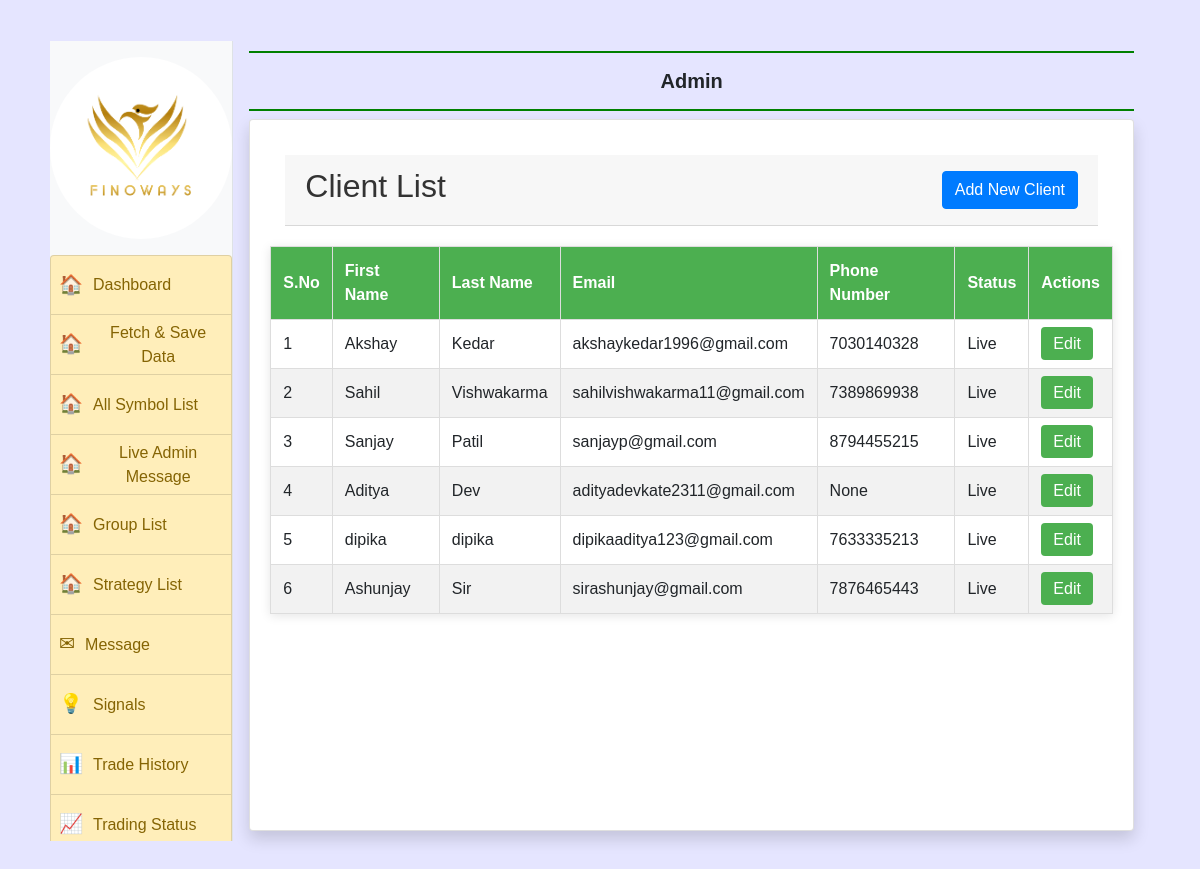
/client/, run on the app's committed database.
### accounts/models.py (models this page shows)
class ind_clientDT(models.Model):
    clint_id = models.CharField(max_length=8, unique=True, default=uuid.uuid4().hex[:8])
    clint_name_first = models.CharField(max_length=50, blank=True, null=True)
    clint_name_last = models.CharField(max_length=50, blank=True, null=True)
    clint_email = models.EmailField(blank=True, null=True)
    clint_password = models.CharField(max_length=50,blank=True, null=True)
    clint_phone_number = models.CharField(max_length=15,blank=True, null=True)
    clint_verify_code = models.CharField(max_length=15,blank=True, null=True)
    clint_date_joined	= models.DateTimeField(verbose_name='date joined', default=None)
    clint_last_login= models.DateTimeField(verbose_name='last login',default=None)
    clint_is_staff= models.BooleanField(default=False)
    clint_status = models.CharField(max_length=15,blank=True, null=True)
    clint_plane = models.CharField(max_length=15,blank=True, null=True)
    client_Group = models.ForeignKey(GROUP, on_delete=models.SET_NULL, blank=True, null=True)
    broker = models.ForeignKey(BROKERS, on_delete=models.SET_NULL, blank=True, null=True)
    api_key = models.CharField(max_length=100, blank=True, null=True)
    client_id = models.CharField(max_length=100, blank=True, null=True)
    password = models.CharField(max_length=100, blank=True, null=True)
    secret_key = models.CharField(max_length=100, blank=True, null=True)
    created_at = models.DateTimeField(auto_now_add=True, blank=True, null=True)
    updated_at = models.DateTimeField(auto_now=True, blank=True, null=True)
    auth_token = models.CharField(max_length=1355, blank=True, null=True)  # Add this field
    feed_token = models.CharField(max_length=1355, blank=True, null=True)  # Add this field
    refresh_token = models.CharField(max_length=1355, blank=True, null=True)  # Add this field
    sub_admin_id = models.CharField(max_length=50, blank=True, null=True)
    service_name = models.CharField(max_length=100, blank=True, null=True)
    ip_address = models.GenericIPAddressField(blank=True, null=True)
    login_date_time = models.DateTimeField(blank=True, null=True)
    strategies = models.CharField(max_length=100, blank=True, null=True)
    Term_condition = models.BooleanField(default=False)
    telegram_number = models.CharField(max_length=15, blank=True, null=True)
    telegram_chat_id = models.CharField(max_length=15, blank=True, null=True)
    paid_paln = models.BooleanField(default=True, blank=True, null=True)

### accounts/views.py (the view)
# urls.py: path('client/', views.client_detail, name='client_detail'),
def client_detail(request):
    client = ind_clientDT.objects.all()
    return render(request, 'client_detail.html', {'client': client})

### templates/client_detail.html (shortened to what this page needs)
{% extends 'admin_base.html' %}
{% block main %}
</head>
<body>
    <div class="card-header row">
        <h2>Client List</h2>
        <a href="{% url 'admin_client_registration' %}" class="btn btn-primary">Add New Client</a>
    </div>
    <table>
        <thead>
            <tr>
                <th>S.No</th>
                <th>First Name</th>
                <th>Last Name</th>
                <th>Email</th>
                <th>Phone Number</th>
                <th>Status</th>
                <th>Actions</th>
            </tr>
        </thead>
        <tbody>
            {% for client in client %}
            <tr>
                <td>{{ forloop.counter }}</td>
                <td>{{ client.clint_name_first }}</td>
                <td>{{ client.clint_name_last }}</td>
                <td>{{ client.clint_email }}</td>
                <td>{{ client.clint_phone_number }}</td>
                <td>{{ client.clint_plane }}</td>
                <td class="actions"><a href="{% url 'edit_client' client.clint_id %}">Edit</a></td>
            </tr>
            {% endfor %}
        </tbody>
    </table>
</body>
{% endblock %}

### templates/admin_base.html (shortened to what this page needs)
{% load static %}
<!doctype html>
<html lang="en">
  <head>
    <link rel="stylesheet" href="https://cdn.jsdelivr.net/npm/bootstrap@4.5.3/dist/css/bootstrap.min.css">
    <link rel="stylesheet" href="https://cdn.datatables.net/2.0.6/css/dataTables.dataTables.css">
    <link rel="stylesheet" href="https://cdn.datatables.net/buttons/3.0.2/css/buttons.dataTables.css">
  </head>
  <body style="height: 100%;background-color: #c5c5ff6e;">
      <div class="container-fluid">
       <div class="row">
        <div class="col-sm-2 p-0 sidebar">
          <center><img src="{% static 'finowayslogo.png' %}" width="250" height="250" class="img-thumbnail rounded-circle my-3" style="border: 2px solid transparent; transition: border-color 0.3s; background-color: #fff;" onmouseover="this.style.borderColor='#007bff'; this.style.backgroundColor='#f0f0f0';" onmouseout="this.style.borderColor='transparent'; this.style.backgroundColor='#fff';"></center>
            <div class="list-group">
              <a href="#" class="list-group-item list-group-item-warning list-group-item-action {% if request.path == '/admin_dashboard/' %} active {% endif %}">
                  <span class="icon">&#127968;</span> Dashboard
              </a>
              <a href="/fetch_and_save_data/" class="list-group-item list-group-item-warning list-group-item-action {% if request.path == '/fetch_and_save_data/' %} active {% endif %}">
                <span class="icon">&#127968;</span> Fetch & Save Data
            </a>
            <a href="/fetch_all_symbol/" class="list-group-item list-group-item-warning list-group-item-action {% if request.path == '/fetch_all_symbol/' %} active {% endif %}">
                <span class="icon">&#127968;</span> All Symbol List
            </a>
            <a href="/Live_admin_message/" class="list-group-item list-group-item-warning list-group-item-action {% if request.path == '/Live_admin_message/' %} active {% endif %}">
                <span class="icon">&#127968;</span> Live Admin Message
            </a>
            <a href="/group_list/" class="list-group-item list-group-item-warning list-group-item-action {% if request.path == '/group_list/' %} active {% endif %}">
                <span class="icon">&#127968;</span> Group List
            </a>
            <a href="/strategy_list/" class="list-group-item list-group-item-warning list-group-item-action {% if request.path == '/strategy_list/' %} active {% endif %}">
                <span class="icon">&#127968;</span> Strategy List
            </a>
              <a href="#" class="list-group-item list-group-item-warning list-group-item-action {% if request.path == '/admin_message/' %} active {% endif %}">
                  <span class="icon">&#9993;</span> Message
              </a>
              <a href="#" class="list-group-item list-group-item-warning list-group-item-action {% if request.path == '/admin_signals/' %} active {% endif %}">
                  <span class="icon">&#128161;</span> Signals
              </a>
              <a href="#" class="list-group-item list-group-item-warning list-group-item-action {% if request.path == '/admin_thistory/' %} active {% endif %}">
                  <span class="icon">&#128202;</span> Trade History
              </a>
              <a href="#" class="list-group-item list-group-item-warning list-group-item-action {% if request.path == '/admin_tstatus/' %} active {% endif %}">
                  <span class="icon">&#128200;</span> Trading Status
              </a>
          </div>
        </div>
        <div class="col-sm-10 p-2">
            <div class="container-fluid p-2">
                 <h5 class="text-center p-3 font-weight-bold" style="border-top : 2px solid green; border-bottom : 2px solid green">Admin </h5>
                <div class="card shadow" style="min-height: 89vh">
                    <div class="card-body">
                    {% block main %}
                    {% endblock %}
                    </div>
                </div>
                </div>
         </div>
       </div>
    </div>
  </body>
</html>

### templates/admin_base.html (style rules this page uses)
.list-group-item { padding: 8px !important; display: flex; align-items: center; }
.list-group { text-align: center; }
.list-group-item { transition: background-color 0.3s ease; height: 60px; }
.col-sm-2 { border-solid: 2px; }
.sidebar { background-color: #f8f9fa; padding: 20px; height: 100vh; position: sticky; top: 0; border-right: 1px solid #dee2e6; overflow-y: auto; }
.icon { margin-right: 10px; font-size: 1.2rem; }

### templates/client_detail.html (style rules this page uses)
body { font-family: Arial, sans-serif; margin: 0; padding: 20px; background-color: #f9f9f9; }
h2 { text-align: center; color: #333; }
table { width: 100%; border-collapse: collapse; margin: 20px 0; box-shadow: 0 2px 10px rgba(0, 0, 0, 0.1); background-color: #fff; }
th, td { border: 1px solid #ddd; padding: 12px; text-align: left; }
th { background-color: #4CAF50; color: white; }
tr:nth-child(even) { background-color: #f2f2f2; }
a { text-decoration: none; color: #4CAF50; }
.actions a { padding: 8px 12px; background-color: #4CAF50; color: white; border-radius: 4px; transition: background-color 0.3s; }
.row { display: flex; justify-content: space-between; align-items: center; margin: 15px; }

### data on the page
ind_clientDT: clint_name_first "Akshay", clint_name_last "Kedar", clint_email "akshaykedar1996@gmail.com", clint_phone_number "7030140328", clint_plane "Live"
ind_clientDT: clint_name_first "Sahil", clint_name_last "Vishwakarma", clint_email "sahilvishwakarma11@gmail.com", clint_phone_number "7389869938", clint_plane "Live"
ind_clientDT: clint_name_first "Sanjay", clint_name_last "Patil", clint_email "sanjayp@gmail.com", clint_phone_number "8794455215", clint_plane "Live"
ind_clientDT: clint_name_first "Aditya", clint_name_last "Dev", clint_email "adityadevkate2311@gmail.com", clint_phone_number "None", clint_plane "Live"
ind_clientDT: clint_name_first "dipika", clint_name_last "dipika", clint_email "dipikaaditya123@gmail.com", clint_phone_number "7633335213", clint_plane "Live"
ind_clientDT: clint_name_first "Ashunjay", clint_name_last "Sir", clint_email "sirashunjay@gmail.com", clint_phone_number "7876465443", clint_plane "Live"
